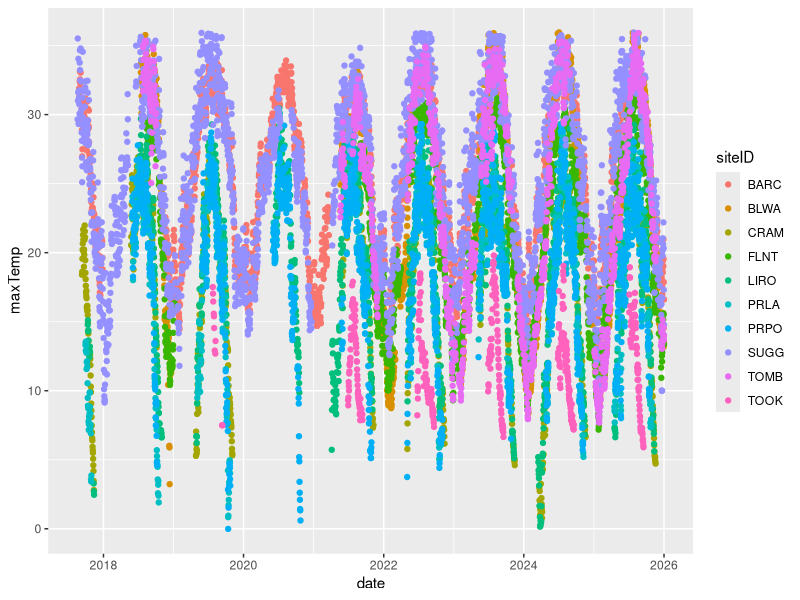

Source code (R):
# Prepare Temperature Data for Zooplankton Analysis
# Purpose: Load lake temperature data and create summaries matched to zooplankton sampling dates
# Date: 2026-05-02

library(tidyverse)
library(readr)
library(lubridate)

# ============================================================================
# Part 1: Load and Explore Data
# ============================================================================

cat("Loading temperature data...\n")
temp_raw <- read_csv("data-raw/NEON_daily_summaries/NEON_daily_temp_stats_lake_tchain.csv")

cat("Temperature data loaded:\n")
cat("  Shape:", nrow(temp_raw), "records x", ncol(temp_raw), "columns\n")
cat("  Sites:", n_distinct(temp_raw$siteID), "sites\n")
cat("  Date range:", min(temp_raw$date), "to", max(temp_raw$date), "\n\n")

# Load zooplankton data for reference
zoo_raw <- read_csv("data-processed/zooplankton_2014_2026.csv")

cat("Zooplankton data loaded:\n")
cat("  Shape:", nrow(zoo_raw), "records x", ncol(zoo_raw), "columns\n")
cat("  Sites:", n_distinct(zoo_raw$siteID), "sites\n")
cat("  Date range:", min(zoo_raw$collectDate), "to", max(zoo_raw$collectDate), "\n\n")

# ============================================================================
# Part 2: Prepare Temperature Data
# ============================================================================

cat("Preparing temperature data...\n\n")

# Convert date to proper date format
temp_clean <- temp_raw |>
  mutate(
    date = as.Date(date),
    year = year(date),
    month = month(date),
    week = week(date)
  ) |>
  arrange(siteID, date)

temp_clean |> 
  ggplot(aes(x = date, y = maxTemp, color = siteID)) + geom_point()


# Get unique sampling dates for each site from zooplankton data
zoo_sampling_dates <- zoo_raw |>
  mutate(
    collectDate = as.Date(collectDate),
    year = year(collectDate),
    month = month(collectDate)
  ) |>
  distinct(siteID, collectDate, year, month) |>
  arrange(siteID, collectDate)

cat("Unique zooplankton sampling dates by site:\n")
zoo_sampling_dates |>
  group_by(siteID) |>
  summarise(
    n_unique_dates = n_distinct(collectDate),
    first_date = min(collectDate),
    last_date = max(collectDate),
    .groups = "drop"
  ) |>
  print()

# ============================================================================
# Part 3: Create Multiple Temperature Summaries
# ============================================================================

cat("\n\nCreating temperature summaries for different time windows...\n\n")

# Summary 1: Daily temperature on exact collection date
temp_by_date <- temp_clean |>
  select(siteID, date, meanTemp, maxTemp, minTemp) |>
  rename(temp_mean_daily = meanTemp,
         temp_max_daily = maxTemp,
         temp_min_daily = minTemp) |>
  rename(collectDate = date)

# Summary 2: Weekly average (7 days prior to and including sample date)
temp_weekly <- temp_clean |>
  group_by(siteID, year, week) |>
  summarise(
    temp_mean_weekly = mean(meanTemp, na.rm = TRUE),
    temp_sd_weekly = sd(meanTemp, na.rm = TRUE),
    temp_max_weekly = max(maxTemp, na.rm = TRUE),
    temp_min_weekly = min(minTemp, na.rm = TRUE),
    n_days = n(),
    .groups = "drop"
  )

# Summary 3: Monthly average
temp_monthly <- temp_clean |>
  group_by(siteID, year, month) |>
  summarise(
    temp_mean_monthly = mean(meanTemp, na.rm = TRUE),
    temp_sd_monthly = sd(meanTemp, na.rm = TRUE),
    temp_max_monthly = max(maxTemp, na.rm = TRUE),
    temp_min_monthly = min(minTemp, na.rm = TRUE),
    n_days_monthly = n(),
    .groups = "drop"
  )

# Summary 4: 30-day rolling window average (leading up to each collection date)
# This is more complex - calculate for each sampling date
temp_30day <- expand_grid(
  siteID = unique(zoo_sampling_dates$siteID),
  collectDate = unique(zoo_sampling_dates$collectDate)
) |>
  left_join(
    temp_clean |> select(siteID, date, meanTemp, maxTemp, minTemp),
    by = "siteID"
  ) |>
  filter(date <= collectDate & date > collectDate - 30) |>
  group_by(siteID, collectDate) |>
  summarise(
    temp_mean_30day = mean(meanTemp, na.rm = TRUE),
    temp_sd_30day = sd(meanTemp, na.rm = TRUE),
    temp_max_30day = max(maxTemp, na.rm = TRUE),
    temp_min_30day = min(minTemp, na.rm = TRUE),
    n_days_30day = n(),
    .groups = "drop"
  )

# ============================================================================
# Part 4: Merge Temperature with Zooplankton Sampling Dates
# ============================================================================

cat("Merging temperature data with zooplankton sampling schedule...\n\n")

# Create a zooplankton sampling summary
zoo_sampling_summary <- zoo_raw |>
  mutate(
    collectDate = as.Date(collectDate),
    year = year(collectDate),
    month = month(collectDate)
  ) |>
  group_by(siteID, collectDate, year, month) |>
  summarise(
    n_records = n(),
    n_taxa = n_distinct(taxonID),
    .groups = "drop"
  )

# Merge all temperature summaries
temperature_by_sampling <- zoo_sampling_summary |>
  # Daily temperature
  left_join(temp_by_date, by = c("siteID", "collectDate")) |>
  # Monthly temperature
  left_join(temp_monthly, by = c("siteID", "year", "month")) |>
  # 30-day temperature
  left_join(temp_30day, by = c("siteID", "collectDate")) |>
  arrange(siteID, collectDate)

cat("Temperature-sampling merged dataset:\n")
cat("  Shape:", nrow(temperature_by_sampling), "records x", ncol(temperature_by_sampling), "columns\n")
cat("  Columns:", paste(colnames(temperature_by_sampling), collapse = ", "), "\n\n")

# Check data completeness
cat("Data completeness for temperature-sampling dataset:\n")
temp_completeness <- temperature_by_sampling |>
  summarise(
    across(starts_with("temp_"), ~ round(sum(!is.na(.)) / n() * 100, 1), .names = "{.col}_coverage")
  ) |>
  pivot_longer(everything(), names_to = "variable", values_to = "pct_complete")

print(temp_completeness)

# ============================================================================
# Part 5: Summary Statistics
# ============================================================================

cat("\n\n" , paste(rep("=", 80), collapse = ""), "\n", sep = "")
cat("TEMPERATURE SUMMARY STATISTICS\n")
cat(paste(rep("=", 80), collapse = ""), "\n\n")

# By site
cat("Temperature ranges by site (from daily data):\n")
temp_by_site <- temp_clean |>
  group_by(siteID) |>
  summarise(
    mean_temp = round(mean(meanTemp, na.rm = TRUE), 2),
    sd_temp = round(sd(meanTemp, na.rm = TRUE), 2),
    min_temp = round(min(minTemp, na.rm = TRUE), 2),
    max_temp = round(max(maxTemp, na.rm = TRUE), 2),
    .groups = "drop"
  ) |>
  arrange(siteID)

print(temp_by_site)

# ============================================================================
# Part 6: Save Temperature Datasets
# ============================================================================

cat("\n\nSaving temperature datasets...\n\n")

# Save daily temperature data
write_csv(temp_by_date, "data-processed/temperature_daily.csv")
cat("✓ Saved: data-processed/temperature_daily.csv\n")

# Save monthly temperature data
write_csv(temp_monthly, "data-processed/temperature_monthly.csv")
cat("✓ Saved: data-processed/temperature_monthly.csv\n")

# Save 30-day rolling window
write_csv(temp_30day, "data-processed/temperature_30day_rolling.csv")
cat("✓ Saved: data-processed/temperature_30day_rolling.csv\n")

# Save merged temperature-sampling dataset
write_csv(temperature_by_sampling, "data-processed/zooplankton_temperature_merged.csv")
cat("✓ Saved: data-processed/zooplankton_temperature_merged.csv\n")

cat("\n\n", paste(rep("=", 80), collapse = ""), "\n", sep = "")
cat("NEXT STEPS\n")
cat(paste(rep("=", 80), collapse = ""), "\n\n")
cat("You now have temperature data summarized at multiple time scales:\n\n")
cat("1. Daily temperature - use for immediate environment at sampling time\n")
cat("2. Weekly temperature - use for short-term thermal conditions\n")
cat("3. Monthly temperature - use for seasonal patterns\n")
cat("4. 30-day rolling - use for recent thermal history\n\n")
cat("All are merged with zooplankton sampling dates in:\n")
cat("  data-processed/zooplankton_temperature_merged.csv\n\n")
cat("Next: Merge with body size data and analyze relationships!\n")
